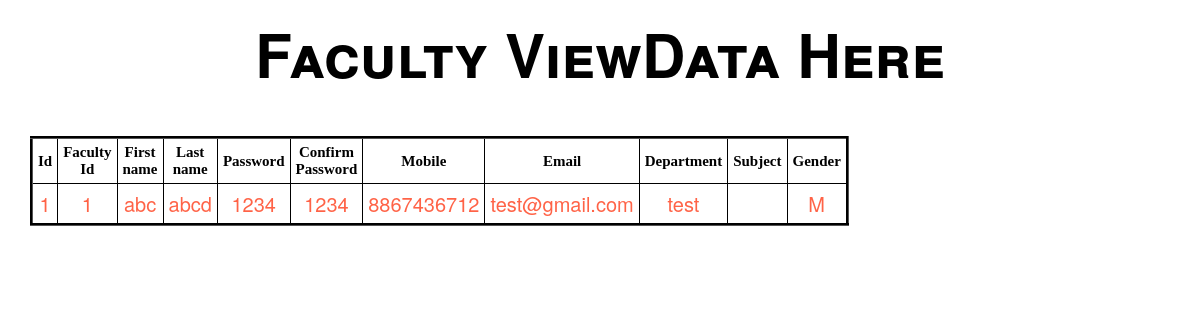
Page /FacultyView/ (signed in) on the earlier database version.
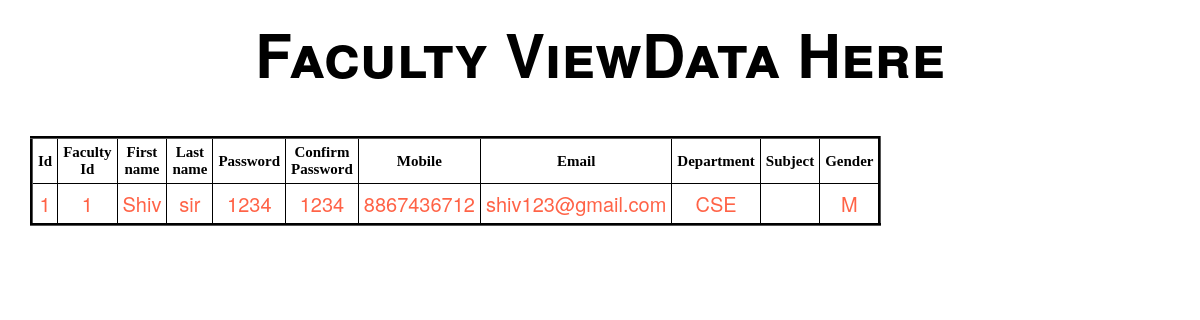
Same page on the later database version.
### feedbackprojectapp/models.py (models this page shows, shortened)
class FacultyDatabase(models.Model):
    facultyid=models.IntegerField(null=True)
    firstname = models.CharField(max_length=30)
    lastname = models.CharField(max_length=30)
    password = models.CharField(max_length=30,null=True)
    confirmpassword = models.CharField(max_length=30,null=True)
    mobile = models.BigIntegerField(unique=True)
    email = models.EmailField(unique=True)
    department = models.ForeignKey(DepartmentDatabase, on_delete=models.CASCADE, null=True)
    subject = models.ManyToManyField(SubjectDatabase,  null=True)
    GENDER_CHOICES = (
        ('M', 'Male'),
        ('F', 'Female'),
        ('O', 'Other')
    )
    gender = models.CharField(max_length=1, choices=GENDER_CHOICES, null=True)
    class Meta:
        db_table = 'faculty'
        ordering = ['facultyid']

class DepartmentDatabase(models.Model):
    department_name = models.CharField(max_length=30)
    department_head = models.CharField(max_length=30)
    class Meta:
        db_table ='department'
    def __str__(self):
        return self.department_name

### feedbackprojectapp/views.py (the view)
# urls.py: path('FacultyView/',FacultyView.as_view(),name='FacultyView'),
class FacultyView(TemplateView):
    template_name = 'facultyview.html'
    def get(self, request, *args, **kwargs):
        if not 'login' in self.request.session:
            return HttpResponseRedirect(reverse('FacultyLogin'))
        else:
            return self.render_to_response(self.get_context_data(**kwargs))
    def get_context_data(self, **kwargs):
        data = self.request.session['data']
        context = super().get_context_data(**kwargs)
        context["FacultytviewForm"] = FacultyDatabase.objects.filter(pk=data)
        return context

### templates/facultyview.html (shortened to what this page needs)
{% load static %}
<html>
    <head>
        <link rel="stylesheet" href="https://maxcdn.bootstrapcdn.com/bootstrap/3.3.7/css/bootstrap.min.css">
        <link rel="stylesheet" href="https://maxcdn.bootstrapcdn.com/bootstrap/3.3.7/css/bootstrap-theme.min.css">
    </head>
<body>
<div class="container-fluid">
  <h1>Faculty ViewData Here</h1>
</div>
<br><br>
<div class="container">
    <div class="row">
        <div class="col-md-offset col-md-4">
            <form method="POST">
                 <table border="3px solid black">
                     <thead>
                       <tr>
                           <th>Id</th>
                           <th>Faculty Id</th>
                           <th >First name</th>
                           <th>Last name</th>
                           <th>Password</th>
                           <th>Confirm Password</th>
                           <th>Mobile</th>
                           <th>Email</th>
                           <th>Department</th>
                           <th>Subject</th>
                           <th>Gender</th>
                       </tr>
                     </thead>
                     <tbody>
                       {% for i in FacultytviewForm %}
                           <tr>
                               <td>{{ i.id }}</td>
                               <td>{{i.facultyid}}</td>
                               <td>{{ i.firstname }}</td>
                               <td>{{ i.lastname }}</td>
                               <td>{{ i.password }}</td>
                               <td>{{ i.confirmpassword }}</td>
                               <td>{{i.mobile}}</td>
                               <td>{{ i.email }}</td>
                               <td>{{i.department}}</td>
                               <td>
                               </td>
                               <td>{{ i.gender }}</td>
                           </tr>
                       {% endfor %}
                     </tbody>
                 </table>
            <br>
                <br>
            </form>
        </div>
    </div>
</div>
</body>
</html>

Differences in the rows shown:
changed FacultyDatabase id 1: firstname "abc" → "Shiv"; lastname "abcd" → "sir"; email "test@gmail.com" → "shiv123@gmail.com"; department "test" → "CSE"
